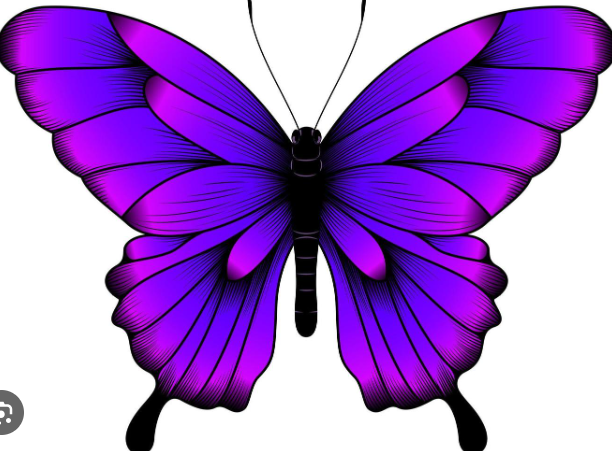
#> input picture img.png, 612 x 451 px
$ jupyter execute 'Edge Detection from image.ipynb'   (older library calls are emulated)
#> lines starting #> are read from the running program, lines starting #| are printed output that depends on the picture
[cell 1]
# Edge Detection from Image

import cv2
import matplotlib.pyplot as plt

img = cv2.imread("img.png")
#> img is the input picture: shape (451, 612, 3); mean B, G, R 211, 117.2, 169.9
#img = cv2.cvtColor(img,cv2.COLOR_BGR2RGB)
#plt.imshow(img)

img1 = cv2.Sobel(img,cv2.CV_64F,1,0,5) #Horizontal Sobel
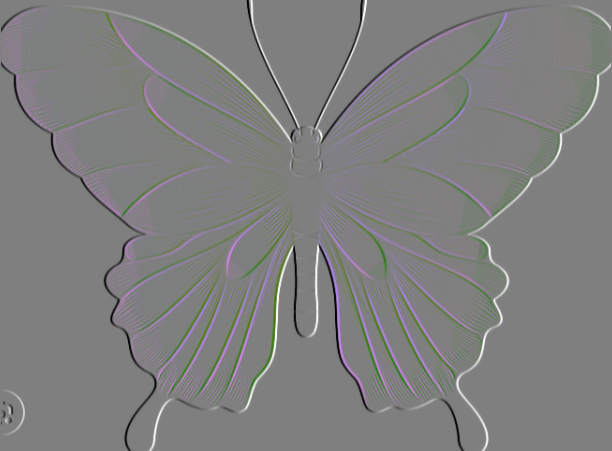
#> img1: shape (451, 612, 3) float64; mean B, G, R 0.1, 0.1, 0.1; drawn with min black and max white
img2 = cv2.Sobel(img,cv2.CV_64F,0,1,5) #Vertical Sobel
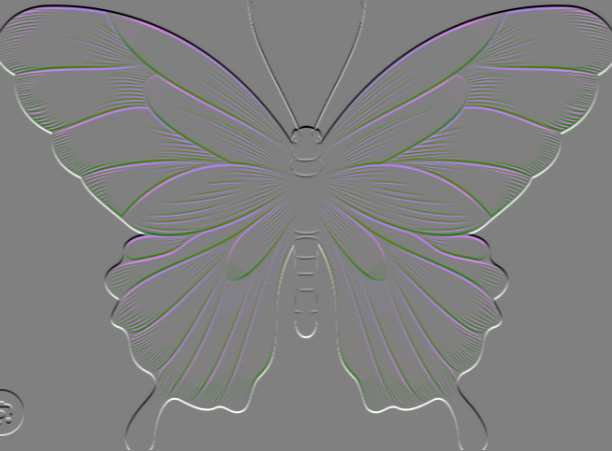
#> img2: shape (451, 612, 3) float64; mean B, G, R -0.3, -0.3, -0.3; drawn with min black and max white
img3 = cv2.Laplacian(img,cv2.CV_64F)
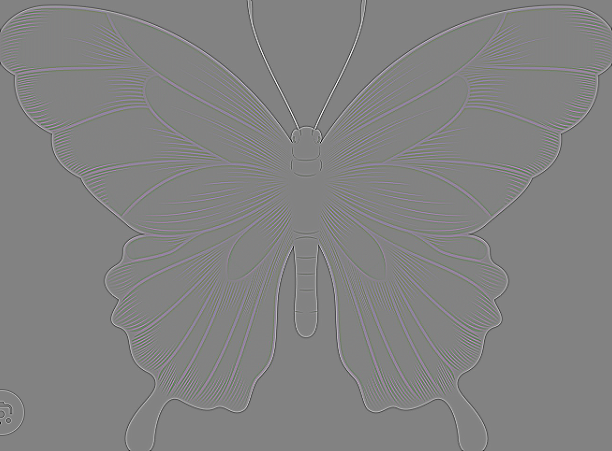
#> img3: shape (451, 612, 3) float64; mean B, G, R 0, 0, 0; drawn with min black and max white
img4 = cv2.Canny(img,50,150)
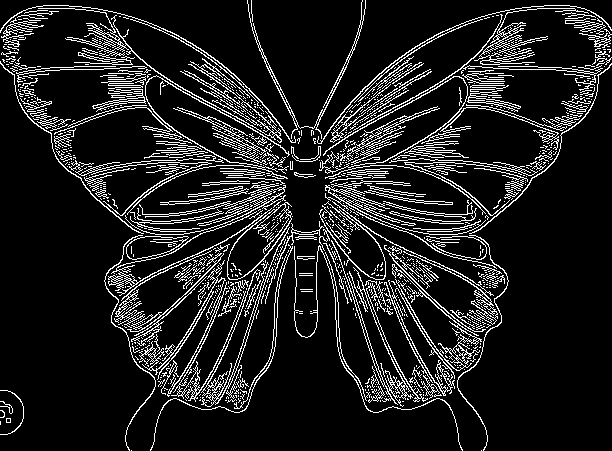
#> img4: shape (451, 612); 12.1% white in thin lines or dots


plt.subplot(2,3,1),plt.imshow(img,cmap="gray"),plt.title("original image")
plt.subplot(2,3,2),plt.imshow(img1,cmap="gray"),plt.title("Horizontal Sobel")
plt.subplot(2,3,3),plt.imshow(img2,cmap="gray"),plt.title("Vertical Sobel")
plt.subplot(2,3,4),plt.imshow(img3,cmap="gray"),plt.title("Laplacian")
plt.subplot(2,3,5),plt.imshow(img4,cmap="gray"),plt.title("Canny")
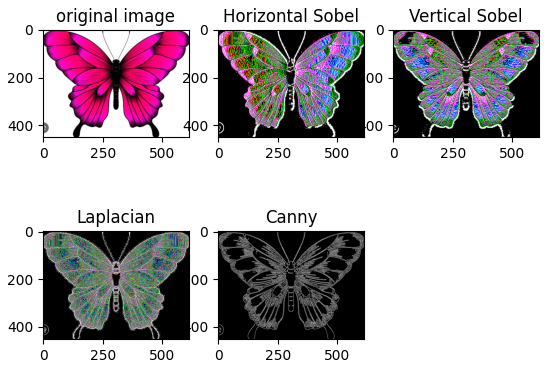
#> figure drawn by matplotlib, 5 panels; B, G, R data is drawn as R, G, B
